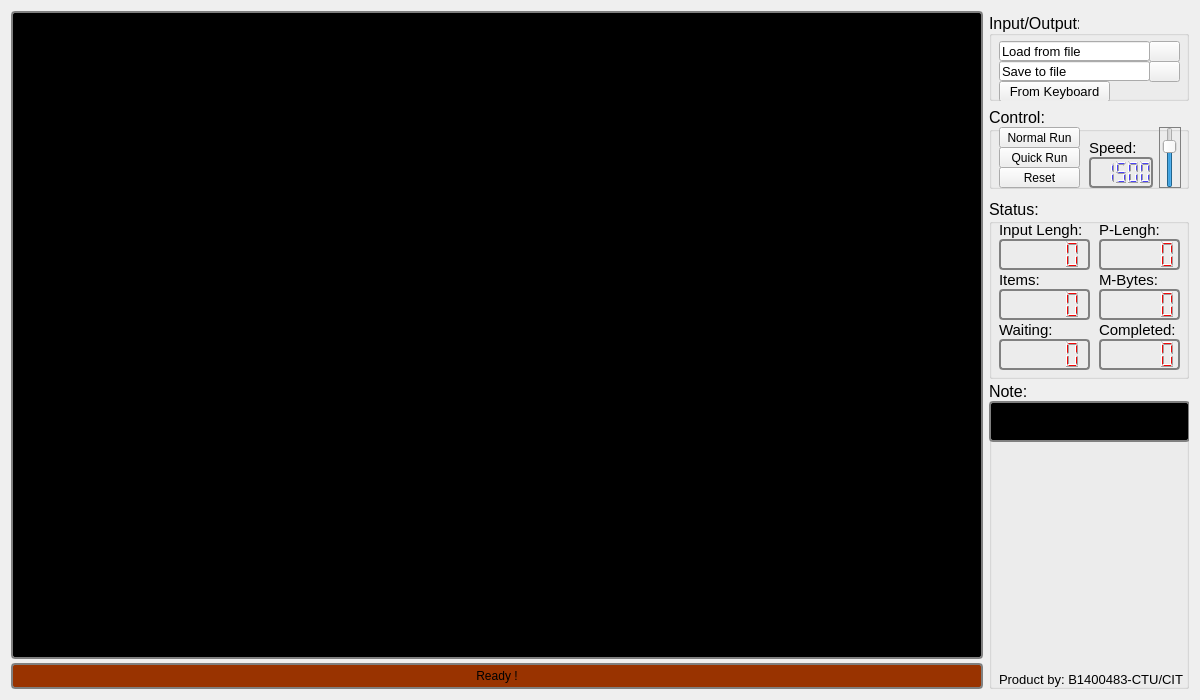
<?xml version="1.0" encoding="UTF-8"?>
<ui version="4.0">
 <class>MainWindow</class>
 <widget class="QMainWindow" name="MainWindow">
  <property name="geometry">
   <rect>
    <x>0</x>
    <y>0</y>
    <width>1200</width>
    <height>700</height>
   </rect>
  </property>
  <property name="windowTitle">
   <string>Find Out Palindrome String</string>
  </property>
  <property name="windowIcon">
   <iconset resource="iconbutton.qrc">
    <normaloff>:/mFZ7zm1w.png</normaloff>:/mFZ7zm1w.png</iconset>
  </property>
  <widget class="QWidget" name="centralWidget">
   <layout class="QGridLayout" name="gridLayout_3">
    <item row="0" column="0">
     <layout class="QGridLayout" name="gridLayout">
      <property name="spacing">
       <number>2</number>
      </property>
      <item row="2" column="0">
       <widget class="QProgressBar" name="ProgressBar">
        <property name="styleSheet">
         <string notr="true">QProgressBar {
     border: 2px solid grey;
     border-radius: 4px;
     background-color: #993300;
 }

 QProgressBar::chunk {
     background-color: #666633;
     width: 20px;
 }</string>
        </property>
        <property name="value">
         <number>0</number>
        </property>
        <property name="alignment">
         <set>Qt::AlignCenter</set>
        </property>
        <property name="format">
         <string>Ready !</string>
        </property>
       </widget>
      </item>
      <item row="0" column="0">
       <widget class="QGraphicsView" name="Shower">
        <property name="styleSheet">
         <string notr="true">QGraphicsView{
     border: 2px solid grey;
     border-radius: 4px;
     background-color: #000000;
 }</string>
        </property>
       </widget>
      </item>
      <item row="1" column="0">
       <widget class="QTextEdit" name="ShowResult">
        <property name="maximumSize">
         <size>
          <width>16777215</width>
          <height>0</height>
         </size>
        </property>
        <property name="font">
         <font>
          <family>Arial</family>
          <pointsize>11</pointsize>
         </font>
        </property>
        <property name="layoutDirection">
         <enum>Qt::LeftToRight</enum>
        </property>
        <property name="styleSheet">
         <string notr="true">QTextEdit {
     border: 2px solid grey;
     border-radius: 4px;
     background-color: #993300;
 }</string>
        </property>
        <property name="frameShape">
         <enum>QFrame::Box</enum>
        </property>
        <property name="frameShadow">
         <enum>QFrame::Plain</enum>
        </property>
        <property name="midLineWidth">
         <number>1</number>
        </property>
        <property name="undoRedoEnabled">
         <bool>false</bool>
        </property>
        <property name="lineWrapMode">
         <enum>QTextEdit::WidgetWidth</enum>
        </property>
        <property name="textInteractionFlags">
         <set>Qt::TextSelectableByKeyboard|Qt::TextSelectableByMouse</set>
        </property>
       </widget>
      </item>
     </layout>
    </item>
    <item row="0" column="1">
     <layout class="QGridLayout" name="gridLayout_2">
      <item row="2" column="0">
       <widget class="QGroupBox" name="groupBox_3">
        <property name="minimumSize">
         <size>
          <width>0</width>
          <height>180</height>
         </size>
        </property>
        <property name="maximumSize">
         <size>
          <width>16777215</width>
          <height>171</height>
         </size>
        </property>
        <property name="font">
         <font>
          <family>Arial</family>
          <pointsize>12</pointsize>
          <weight>50</weight>
          <bold>false</bold>
         </font>
        </property>
        <property name="title">
         <string>Status:</string>
        </property>
        <property name="flat">
         <bool>true</bool>
        </property>
        <widget class="QLCDNumber" name="InputLengh">
         <property name="geometry">
          <rect>
           <x>10</x>
           <y>40</y>
           <width>91</width>
           <height>31</height>
          </rect>
         </property>
         <property name="styleSheet">
          <string notr="true">QLCDNumber {
     border: 2px solid grey;
     border-radius: 4px;
     color: #ef0707;
 }</string>
         </property>
        </widget>
        <widget class="QLCDNumber" name="PalindromeLengh">
         <property name="geometry">
          <rect>
           <x>110</x>
           <y>40</y>
           <width>81</width>
           <height>31</height>
          </rect>
         </property>
         <property name="styleSheet">
          <string notr="true">QLCDNumber {
     border: 2px solid grey;
     border-radius: 4px;
     color: #ef0707;
 }</string>
         </property>
        </widget>
        <widget class="QLabel" name="label_2">
         <property name="geometry">
          <rect>
           <x>10</x>
           <y>20</y>
           <width>91</width>
           <height>21</height>
          </rect>
         </property>
         <property name="font">
          <font>
           <pointsize>11</pointsize>
          </font>
         </property>
         <property name="text">
          <string>Input Lengh:</string>
         </property>
        </widget>
        <widget class="QLabel" name="label_3">
         <property name="geometry">
          <rect>
           <x>110</x>
           <y>20</y>
           <width>71</width>
           <height>21</height>
          </rect>
         </property>
         <property name="font">
          <font>
           <pointsize>11</pointsize>
          </font>
         </property>
         <property name="text">
          <string>P-Lengh:</string>
         </property>
        </widget>
        <widget class="QLCDNumber" name="ItemsCount">
         <property name="geometry">
          <rect>
           <x>10</x>
           <y>90</y>
           <width>91</width>
           <height>31</height>
          </rect>
         </property>
         <property name="styleSheet">
          <string notr="true">QLCDNumber {
     border: 2px solid grey;
     border-radius: 4px;
     color: #ef0707;
 }</string>
         </property>
        </widget>
        <widget class="QLabel" name="label_4">
         <property name="geometry">
          <rect>
           <x>10</x>
           <y>70</y>
           <width>51</width>
           <height>21</height>
          </rect>
         </property>
         <property name="font">
          <font>
           <pointsize>11</pointsize>
          </font>
         </property>
         <property name="text">
          <string>Items:</string>
         </property>
        </widget>
        <widget class="QLCDNumber" name="MemnoryCount">
         <property name="geometry">
          <rect>
           <x>110</x>
           <y>90</y>
           <width>81</width>
           <height>31</height>
          </rect>
         </property>
         <property name="styleSheet">
          <string notr="true">QLCDNumber {
     border: 2px solid grey;
     border-radius: 4px;
     color: #ef0707;
 }</string>
         </property>
        </widget>
        <widget class="QLabel" name="label_5">
         <property name="geometry">
          <rect>
           <x>110</x>
           <y>70</y>
           <width>91</width>
           <height>21</height>
          </rect>
         </property>
         <property name="font">
          <font>
           <pointsize>11</pointsize>
          </font>
         </property>
         <property name="text">
          <string>M-Bytes:</string>
         </property>
        </widget>
        <widget class="QLCDNumber" name="Waiting">
         <property name="geometry">
          <rect>
           <x>10</x>
           <y>140</y>
           <width>91</width>
           <height>31</height>
          </rect>
         </property>
         <property name="styleSheet">
          <string notr="true">QLCDNumber {
     border: 2px solid grey;
     border-radius: 4px;
     color: #ef0707;
 }</string>
         </property>
        </widget>
        <widget class="QLCDNumber" name="Done">
         <property name="geometry">
          <rect>
           <x>110</x>
           <y>140</y>
           <width>81</width>
           <height>31</height>
          </rect>
         </property>
         <property name="styleSheet">
          <string notr="true">QLCDNumber {
     border: 2px solid grey;
     border-radius: 4px;
     color: #ef0707;
 }</string>
         </property>
        </widget>
        <widget class="QLabel" name="label_6">
         <property name="geometry">
          <rect>
           <x>10</x>
           <y>120</y>
           <width>61</width>
           <height>21</height>
          </rect>
         </property>
         <property name="font">
          <font>
           <pointsize>11</pointsize>
          </font>
         </property>
         <property name="text">
          <string>Waiting:</string>
         </property>
        </widget>
        <widget class="QLabel" name="label_7">
         <property name="geometry">
          <rect>
           <x>110</x>
           <y>120</y>
           <width>81</width>
           <height>21</height>
          </rect>
         </property>
         <property name="font">
          <font>
           <pointsize>11</pointsize>
          </font>
         </property>
         <property name="text">
          <string>Completed:</string>
         </property>
        </widget>
       </widget>
      </item>
      <item row="0" column="0">
       <widget class="QGroupBox" name="groupBox">
        <property name="minimumSize">
         <size>
          <width>200</width>
          <height>90</height>
         </size>
        </property>
        <property name="maximumSize">
         <size>
          <width>200</width>
          <height>90</height>
         </size>
        </property>
        <property name="sizeIncrement">
         <size>
          <width>0</width>
          <height>0</height>
         </size>
        </property>
        <property name="font">
         <font>
          <family>Arial</family>
          <pointsize>12</pointsize>
         </font>
        </property>
        <property name="title">
         <string>Input/Output:</string>
        </property>
        <property name="alignment">
         <set>Qt::AlignBottom|Qt::AlignLeading|Qt::AlignLeft</set>
        </property>
        <property name="flat">
         <bool>true</bool>
        </property>
        <property name="checkable">
         <bool>false</bool>
        </property>
        <widget class="QToolButton" name="InputKeyBoard">
         <property name="geometry">
          <rect>
           <x>10</x>
           <y>70</y>
           <width>111</width>
           <height>21</height>
          </rect>
         </property>
         <property name="font">
          <font>
           <pointsize>10</pointsize>
          </font>
         </property>
         <property name="text">
          <string>From Keyboard</string>
         </property>
        </widget>
        <widget class="QLineEdit" name="LinkInput">
         <property name="geometry">
          <rect>
           <x>10</x>
           <y>30</y>
           <width>151</width>
           <height>20</height>
          </rect>
         </property>
         <property name="font">
          <font>
           <pointsize>10</pointsize>
          </font>
         </property>
         <property name="toolTip">
          <string>Read string from file</string>
         </property>
         <property name="text">
          <string>Load from file</string>
         </property>
        </widget>
        <widget class="QPushButton" name="OpenFile">
         <property name="geometry">
          <rect>
           <x>160</x>
           <y>30</y>
           <width>31</width>
           <height>21</height>
          </rect>
         </property>
         <property name="font">
          <font>
           <pointsize>7</pointsize>
          </font>
         </property>
         <property name="inputMethodHints">
          <set>Qt::ImhNone</set>
         </property>
         <property name="icon">
          <iconset resource="iconbutton.qrc">
           <normaloff>:/Open_file.png</normaloff>:/Open_file.png</iconset>
         </property>
        </widget>
        <widget class="QTextEdit" name="TextInput">
         <property name="geometry">
          <rect>
           <x>10</x>
           <y>90</y>
           <width>181</width>
           <height>71</height>
          </rect>
         </property>
         <property name="font">
          <font>
           <pointsize>12</pointsize>
          </font>
         </property>
        </widget>
        <widget class="QToolButton" name="SaveToFile">
         <property name="geometry">
          <rect>
           <x>160</x>
           <y>50</y>
           <width>31</width>
           <height>21</height>
          </rect>
         </property>
         <property name="font">
          <font>
           <pointsize>7</pointsize>
          </font>
         </property>
         <property name="icon">
          <iconset resource="iconbutton.qrc">
           <normaloff>:/Save_file</normaloff>:/Save_file</iconset>
         </property>
        </widget>
        <widget class="QLineEdit" name="LinkOutput">
         <property name="geometry">
          <rect>
           <x>10</x>
           <y>50</y>
           <width>151</width>
           <height>20</height>
          </rect>
         </property>
         <property name="font">
          <font>
           <pointsize>10</pointsize>
          </font>
         </property>
         <property name="text">
          <string>Save to file</string>
         </property>
        </widget>
       </widget>
      </item>
      <item row="1" column="0">
       <widget class="QGroupBox" name="groupBox_2">
        <property name="minimumSize">
         <size>
          <width>0</width>
          <height>82</height>
         </size>
        </property>
        <property name="maximumSize">
         <size>
          <width>16777215</width>
          <height>81</height>
         </size>
        </property>
        <property name="font">
         <font>
          <family>Arial</family>
          <pointsize>12</pointsize>
          <weight>50</weight>
          <bold>false</bold>
         </font>
        </property>
        <property name="title">
         <string>Control:</string>
        </property>
        <property name="flat">
         <bool>true</bool>
        </property>
        <widget class="QToolButton" name="StartDemo">
         <property name="geometry">
          <rect>
           <x>10</x>
           <y>20</y>
           <width>81</width>
           <height>21</height>
          </rect>
         </property>
         <property name="font">
          <font>
           <pointsize>9</pointsize>
          </font>
         </property>
         <property name="text">
          <string>Normal Run</string>
         </property>
        </widget>
        <widget class="QToolButton" name="QuickFindDown">
         <property name="geometry">
          <rect>
           <x>10</x>
           <y>40</y>
           <width>81</width>
           <height>21</height>
          </rect>
         </property>
         <property name="font">
          <font>
           <pointsize>9</pointsize>
          </font>
         </property>
         <property name="text">
          <string>Quick Run</string>
         </property>
        </widget>
        <widget class="QToolButton" name="ResetAll">
         <property name="geometry">
          <rect>
           <x>10</x>
           <y>60</y>
           <width>81</width>
           <height>21</height>
          </rect>
         </property>
         <property name="font">
          <font>
           <pointsize>9</pointsize>
          </font>
         </property>
         <property name="text">
          <string>Reset</string>
         </property>
        </widget>
        <widget class="QSlider" name="SpeedDemo">
         <property name="geometry">
          <rect>
           <x>170</x>
           <y>20</y>
           <width>22</width>
           <height>61</height>
          </rect>
         </property>
         <property name="styleSheet">
          <string notr="true">QSlider {
     border: 1px solid grey;
     color: #4b42f4;
 }</string>
         </property>
         <property name="minimum">
          <number>100</number>
         </property>
         <property name="maximum">
          <number>2000</number>
         </property>
         <property name="sliderPosition">
          <number>1500</number>
         </property>
         <property name="orientation">
          <enum>Qt::Vertical</enum>
         </property>
        </widget>
        <widget class="QLabel" name="label">
         <property name="geometry">
          <rect>
           <x>100</x>
           <y>30</y>
           <width>51</width>
           <height>21</height>
          </rect>
         </property>
         <property name="font">
          <font>
           <pointsize>11</pointsize>
          </font>
         </property>
         <property name="text">
          <string>Speed:</string>
         </property>
        </widget>
        <widget class="QLCDNumber" name="SpeedShow">
         <property name="geometry">
          <rect>
           <x>100</x>
           <y>50</y>
           <width>64</width>
           <height>31</height>
          </rect>
         </property>
         <property name="font">
          <font>
           <weight>50</weight>
           <bold>false</bold>
          </font>
         </property>
         <property name="styleSheet">
          <string notr="true">QLCDNumber {
     border: 2px solid grey;
     border-radius: 4px;
     color: #4b42f4;
 }</string>
         </property>
         <property name="smallDecimalPoint">
          <bool>false</bool>
         </property>
         <property name="intValue" stdset="0">
          <number>1500</number>
         </property>
        </widget>
       </widget>
      </item>
      <item row="3" column="0">
       <widget class="QGroupBox" name="groupBox_4">
        <property name="font">
         <font>
          <family>Arial</family>
          <pointsize>12</pointsize>
         </font>
        </property>
        <property name="title">
         <string>Note:</string>
        </property>
        <property name="flat">
         <bool>true</bool>
        </property>
        <widget class="QGraphicsView" name="cmd">
         <property name="geometry">
          <rect>
           <x>0</x>
           <y>20</y>
           <width>201</width>
           <height>41</height>
          </rect>
         </property>
         <property name="styleSheet">
          <string notr="true">QGraphicsView{
     border: 2px solid grey;
     border-radius: 4px;
     background-color: #000000;
 }</string>
         </property>
        </widget>
        <widget class="QLabel" name="label_8">
         <property name="geometry">
          <rect>
           <x>10</x>
           <y>290</y>
           <width>191</width>
           <height>16</height>
          </rect>
         </property>
         <property name="font">
          <font>
           <pointsize>10</pointsize>
          </font>
         </property>
         <property name="text">
          <string>Product by: B1400483-CTU/CIT</string>
         </property>
        </widget>
       </widget>
      </item>
     </layout>
    </item>
   </layout>
  </widget>
 </widget>
 <layoutdefault spacing="6" margin="11"/>
 <resources>
  <include location="iconbutton.qrc"/>
 </resources>
 <connections/>
</ui>
